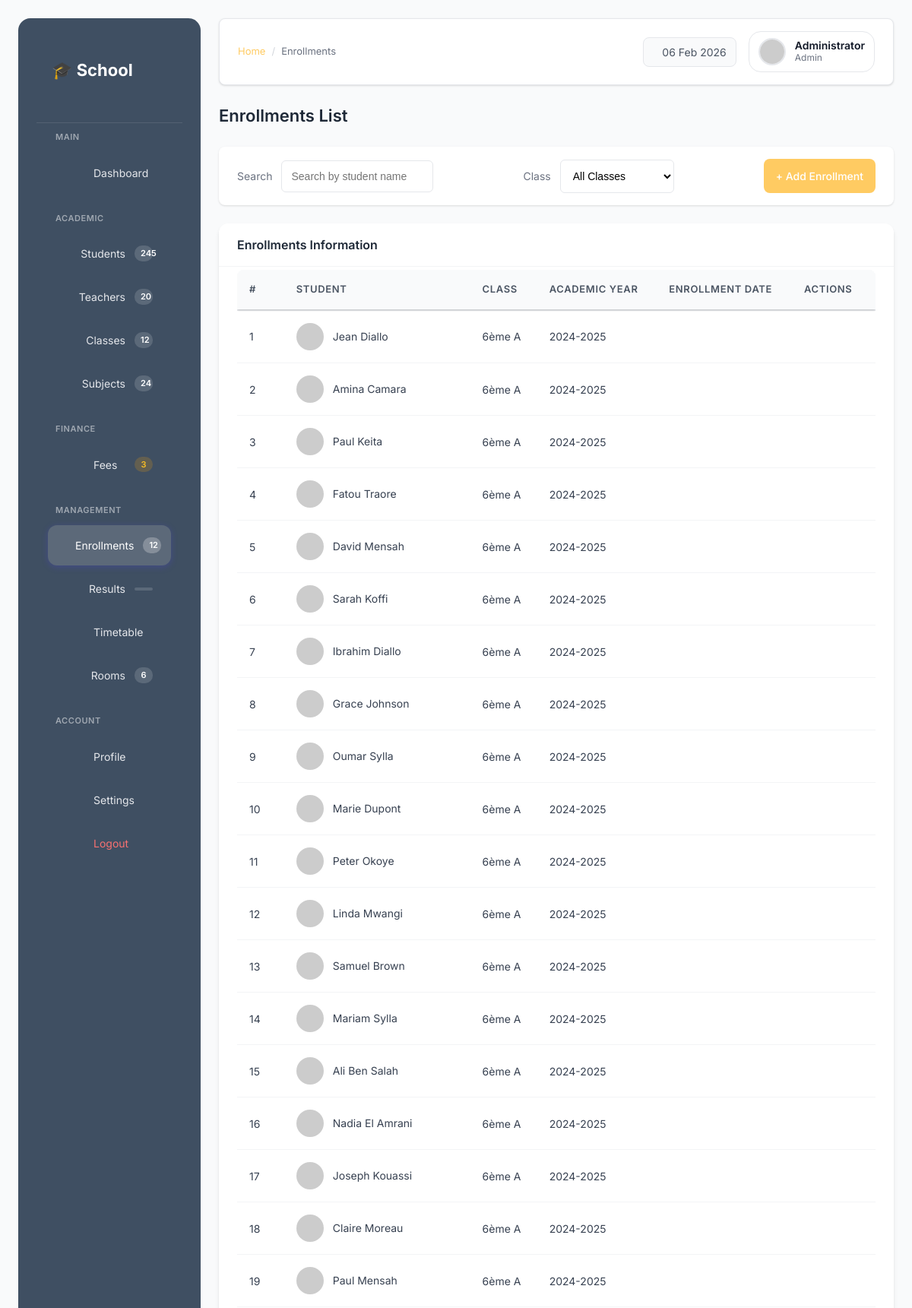
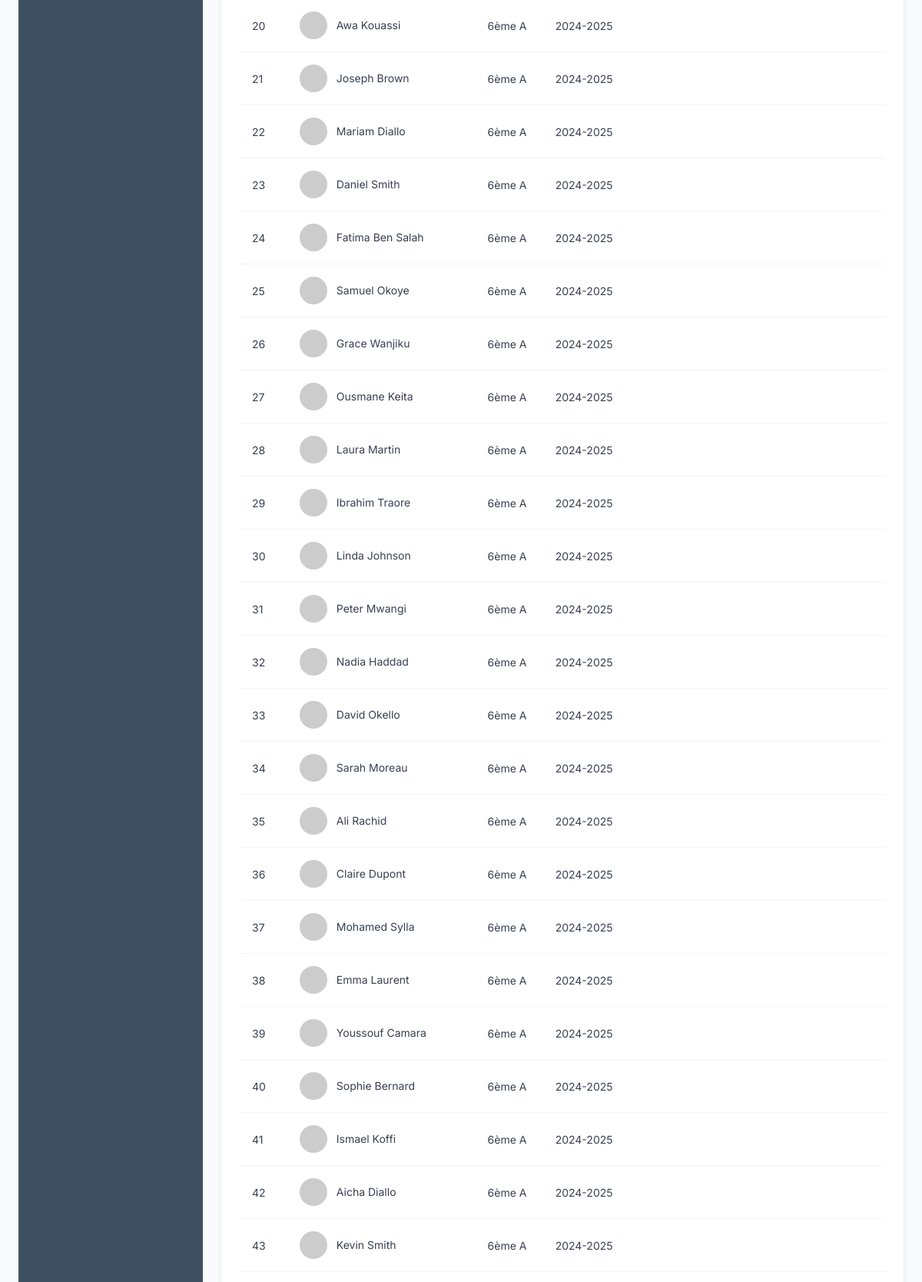
Screenshot of /enrollments (signed in, upper part) with the database file from the repository (2 pictures, top to bottom).
### tables this page shows
CREATE TABLE enrollments (
    id INTEGER PRIMARY KEY AUTOINCREMENT,
    student_id INTEGER,
    class_id INTEGER,
    academic_year TEXT,
    FOREIGN KEY(student_id) REFERENCES students(id),
    FOREIGN KEY(class_id) REFERENCES classes(id)
);

CREATE TABLE students (
    id INTEGER PRIMARY KEY AUTOINCREMENT,
    name TEXT NOT NULL,
    matricule TEXT UNIQUE NOT NULL,
    date_of_birth TEXT,
    gender TEXT
);

CREATE TABLE classes (
    id INTEGER PRIMARY KEY AUTOINCREMENT,
    name TEXT NOT NULL,
    level TEXT NOT NULL
);

### app.py (the view)
@app.route("/enrollments")
@login_required
def enrollments():
    conn = get_db_connection()
    enrollments = conn.execute("""
        SELECT e.id, s.name AS student_name, c.name AS class_name, e.academic_year
        FROM enrollments e
        JOIN students s ON e.student_id = s.id
        JOIN classes c ON e.class_id = c.id
    """).fetchall()
    classes_list = conn.execute("SELECT id, name FROM classes").fetchall()
    conn.close()
    return render_template("enrollments.html",
                         enrollments=enrollments,
                         classes=classes_list,
                         page_title="Enrollments",
                         page_heading="Enrollments")

### app.py (called while the page is built)
def get_db_connection():
    conn = sqlite3.connect(DB_PATH)
    conn.row_factory = sqlite3.Row
    return conn

def login_required(f):
    @wraps(f)
    def decorated_function(*args, **kwargs):
        if not session.get("admin_logged_in"):
            return redirect(url_for("login"))
        return f(*args, **kwargs)
    return decorated_function

@app.context_processor
def inject_date():
    return {"current_date": datetime.now().strftime("%d %b %Y")}

### templates/enrollments.html (shortened to what this page needs)
{% extends "base.html" %}
{% block breadcrumb %}Enrollments{% endblock %}
{% block content %}
<div class="page-header">
    <h2>Enrollments List</h2>
</div>
<div class="filter-bar">
    <div class="filter-group">
        <label>Search</label>
        <input type="text" placeholder="Search by student name">
    </div>
    <div class="filter-group">
        <label>Class</label>
        <select>
            <option>All Classes</option>
        </select>
    </div>
    <a href="{{ url_for('add_enrollment') }}" class="btn btn-primary">
        + Add Enrollment
    </a>
</div>
<div class="card">
    <div class="card-header">
        Enrollments Information
    </div>
    <div class="card-body">
        <div class="table-container">
        <table class="table">
            <thead>
                <tr>
                    <th>#</th>
                    <th>Student</th>
                    <th>Class</th>
                    <th>Academic Year</th>
                    <th>Enrollment Date</th>
                    <th class="text-right">Actions</th>
                </tr>
            </thead>
            <tbody>
                {% for enrollment in enrollments %}
                <tr>
                    <td>{{ enrollment.id }}</td>
                    <td class="user-cell">
                        <img src="https://i.pravatar.cc/40?u={{ enrollment.student_id }}"
                             alt="{{ enrollment.student_name }}">
                        <span>{{ enrollment.student_name }}</span>
                    </td>
                    <td>{{ enrollment.class_name }}</td>
                    <td>{{ enrollment.academic_year }}</td>
                    <td>{{ enrollment.enrollment_date }}</td>
                    <td class="action-icons">
                        <a href="{{ url_for('edit_enrollment', id=enrollment.id) }}"
                           class="edit" title="Edit">
                        </a>
                        <a href="{{ url_for('bulletin', enrollment_id=enrollment.id) }}"
                           class="view" title="View Bulletin">
                        </a>
                        <a href="{{ url_for('delete_enrollment', id=enrollment.id) }}"
                           class="delete"
                           onclick="return confirm('Are you sure?');"
                           title="Delete">
                        </a>
                    </td>
                </tr>
                {% endfor %}
            </tbody>
        </table>
    </div>
</div>
{% endblock %}

### static/css/main.css (style rules this page uses)
:root { --primary: #ffcb62; --primary-dark: #1e4fd8; --primary-light: #3b82f6; --login-primary: #ffd98e; --login-bg: #102032; --login-gradient: radial-gradient(ellipse at top left, #283647, #102032); --secondary: #10b981; --danger: #ef4444; --warning: #f59e0b; --info: #0ea5e9; --dark: #111827; --gray-900: #1f2937; --gray-800: #374151; --gray-700: #4b5563; --gray-600: #6b7280; --gray-500: #9ca3af; --gray-400: #d1d5db; --gray-300: #e5e7eb; --gray-200: #f3f4f6; --gray-100: #f9fafb; --white: #ffffff; --sidebar-bg: #3f4f62; --sidebar-text: #e5e7eb; --sidebar-hover: rgba(255, 255, 255, 0.15); --space-xs: 0.5rem; --space-sm: 0.75rem; --space-md: 1rem; --space-lg: 1.5rem; --space-xl: 2rem; --radius-sm: 0.375rem; --radius: 0.5rem; --radius-md: 0.75rem; --radius-lg: 1rem; --shadow-sm: 0 1px 2px 0 rgb(0 0 0 / 0.05); --shadow: 0 1px 3px 0 rgb(0 0 0 / 0.1), 0 1px 2px -1px rgb(0 0 0 / 0.1); --shadow-md: 0 4px 6px -1px rgb(0 0 0 / 0.1), 0 2px 4px -2px rgb(0 0 0 / 0.1); --shadow-lg: 0 10px 15px -3px rgb(0 0 0 / 0.1), 0 4px 6px -4px rgb(0 0 0 / 0.1); }
* { margin: 0; padding: 0; box-sizing: border-box; }
body { font-family: "Inter", "Segoe UI", sans-serif; background: var(--gray-100); color: var(--gray-800); line-height: 1.5; }
.page-header { display: flex; justify-content: space-between; align-items: center; margin-bottom: var(--space-lg); }
.page-header h2 { font-size: 1.375rem; font-weight: 600; color: var(--gray-900); }
.btn { display: inline-flex; align-items: center; gap: var(--space-xs); padding: var(--space-sm) var(--space-md); border-radius: var(--radius); font-size: 0.875rem; font-weight: 500; border: none; cursor: pointer; transition: all 0.2s ease; text-decoration: none; font-family: inherit; }
.btn-primary { background: var(--primary); color: var(--white); }
.card { background: var(--white); border-radius: var(--radius-md); box-shadow: var(--shadow-md); margin-bottom: var(--space-lg); overflow: hidden; }
.card-header { padding: var(--space-md) var(--space-lg); font-size: 1rem; font-weight: 600; border-bottom: 1px solid var(--gray-200); color: var(--gray-900); }
.card-body { padding: var(--space-lg); }
.filter-bar { display: flex; align-items: center; justify-content: space-between; gap: var(--space-sm); padding: var(--space-md) var(--space-lg); margin-bottom: var(--space-lg); background: var(--white); border-radius: var(--radius); box-shadow: var(--shadow); }
.filter-group { display: flex; align-items: center; gap: var(--space-sm); }
.filter-group label { font-size: 0.875rem; color: var(--gray-600); white-space: nowrap; }
.filter-group select, .filter-group input { padding: var(--space-sm); border-radius: var(--radius-sm); border: 1px solid var(--gray-300); font-size: 0.875rem; min-width: 150px; background: var(--white); }
.filter-group input { width: 200px; }
.table { width: 100%; border-collapse: collapse; font-size: 0.875rem; }
.table thead { background: var(--gray-100); }
.table th { text-align: left; font-weight: 600; color: var(--gray-700); padding: var(--space-md); border-bottom: 2px solid var(--gray-300); font-size: 0.8125rem; text-transform: uppercase; letter-spacing: 0.05em; }
.table td { padding: var(--space-md); color: var(--gray-800); border-bottom: 1px solid var(--gray-200); }
.user-cell { display: flex; align-items: center; gap: var(--space-sm); }
.user-cell img { width: 36px; height: 36px; border-radius: 50%; object-fit: cover; }
.action-icons { display: flex; gap: var(--space-sm); }
.action-icons a { color: var(--gray-500); text-decoration: none; font-size: 1rem; transition: color 0.2s; padding: var(--space-xs); border-radius: var(--radius-sm); }
.table-container { max-height: 600px; overflow-y: auto; border: 0px solid var(--gray-300); border-radius: var(--radius); margin-top: -20px; }
.table-container table { margin-bottom: 0; }
.table-container thead { position: sticky; top: 0; background: var(--gray-100); z-index: 10; box-shadow: 0 2px 2px -1px rgba(0,0,0,0.1); }
.table-container { max-height: calc(100vh - 300px); min-height: 770px; overflow-y: auto; }

### rows the page displays
enrollments: id "1", student_name "Jean Diallo", class_name "6ème A", academic_year "2024-2025"
enrollments: id "2", student_name "Amina Camara", class_name "6ème A", academic_year "2024-2025"
enrollments: id "3", student_name "Paul Keita", class_name "6ème A", academic_year "2024-2025"
enrollments: id "4", student_name "Fatou Traore", class_name "6ème A", academic_year "2024-2025"
enrollments: id "5", student_name "David Mensah", class_name "6ème A", academic_year "2024-2025"
enrollments: id "6", student_name "Sarah Koffi", class_name "6ème A", academic_year "2024-2025"
enrollments: id "7", student_name "Ibrahim Diallo", class_name "6ème A", academic_year "2024-2025"
enrollments: id "8", student_name "Grace Johnson", class_name "6ème A", academic_year "2024-2025"
enrollments: id "9", student_name "Oumar Sylla", class_name "6ème A", academic_year "2024-2025"
enrollments: id "10", student_name "Marie Dupont", class_name "6ème A", academic_year "2024-2025"
enrollments: id "11", student_name "Peter Okoye", class_name "6ème A", academic_year "2024-2025"
enrollments: id "12", student_name "Linda Mwangi", class_name "6ème A", academic_year "2024-2025"
enrollments: id "13", student_name "Samuel Brown", class_name "6ème A", academic_year "2024-2025"
enrollments: id "14", student_name "Mariam Sylla", class_name "6ème A", academic_year "2024-2025"
enrollments: id "15", student_name "Ali Ben Salah", class_name "6ème A", academic_year "2024-2025"
enrollments: id "16", student_name "Nadia El Amrani", class_name "6ème A", academic_year "2024-2025"
enrollments: id "17", student_name "Joseph Kouassi", class_name "6ème A", academic_year "2024-2025"
enrollments: id "18", student_name "Claire Moreau", class_name "6ème A", academic_year "2024-2025"
enrollments: id "19", student_name "Paul Mensah", class_name "6ème A", academic_year "2024-2025"
enrollments: id "20", student_name "Awa Kouassi", class_name "6ème A", academic_year "2024-2025"
enrollments: id "21", student_name "Joseph Brown", class_name "6ème A", academic_year "2024-2025"
enrollments: id "22", student_name "Mariam Diallo", class_name "6ème A", academic_year "2024-2025"
enrollments: id "23", student_name "Daniel Smith", class_name "6ème A", academic_year "2024-2025"
enrollments: id "24", student_name "Fatima Ben Salah", class_name "6ème A", academic_year "2024-2025"
enrollments: id "25", student_name "Samuel Okoye", class_name "6ème A", academic_year "2024-2025"
enrollments: id "26", student_name "Grace Wanjiku", class_name "6ème A", academic_year "2024-2025"
enrollments: id "27", student_name "Ousmane Keita", class_name "6ème A", academic_year "2024-2025"
enrollments: id "28", student_name "Laura Martin", class_name "6ème A", academic_year "2024-2025"
enrollments: id "29", student_name "Ibrahim Traore", class_name "6ème A", academic_year "2024-2025"
enrollments: id "30", student_name "Linda Johnson", class_name "6ème A", academic_year "2024-2025"
enrollments: id "31", student_name "Peter Mwangi", class_name "6ème A", academic_year "2024-2025"
enrollments: id "32", student_name "Nadia Haddad", class_name "6ème A", academic_year "2024-2025"
enrollments: id "33", student_name "David Okello", class_name "6ème A", academic_year "2024-2025"
enrollments: id "34", student_name "Sarah Moreau", class_name "6ème A", academic_year "2024-2025"
enrollments: id "35", student_name "Ali Rachid", class_name "6ème A", academic_year "2024-2025"
enrollments: id "36", student_name "Claire Dupont", class_name "6ème A", academic_year "2024-2025"
enrollments: id "37", student_name "Mohamed Sylla", class_name "6ème A", academic_year "2024-2025"
enrollments: id "38", student_name "Emma Laurent", class_name "6ème A", academic_year "2024-2025"
enrollments: id "39", student_name "Youssouf Camara", class_name "6ème A", academic_year "2024-2025"
enrollments: id "40", student_name "Sophie Bernard", class_name "6ème A", academic_year "2024-2025"
enrollments: id "41", student_name "Ismael Koffi", class_name "6ème A", academic_year "2024-2025"
enrollments: id "42", student_name "Aicha Diallo", class_name "6ème A", academic_year "2024-2025"
enrollments: id "43", student_name "Kevin Smith", class_name "6ème A", academic_year "2024-2025"

### other values shown
{{ session.get('user_name', 'Administrator') }} "Administrator"
{{ session.get('user_role', 'Admin') }} "Admin"
